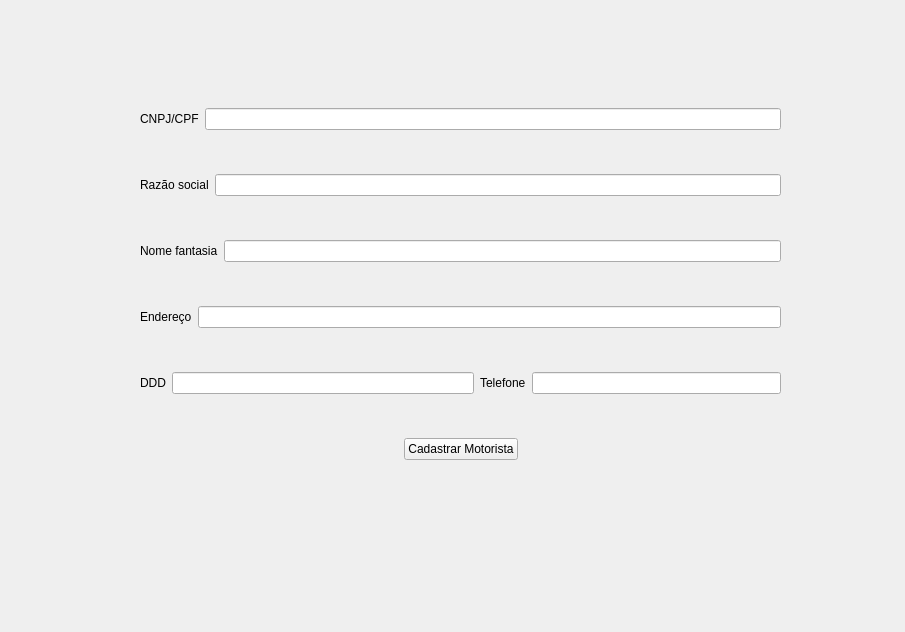
<?xml version="1.0" encoding="UTF-8"?>
<ui version="4.0">
 <class>editar_motorista</class>
 <widget class="QWidget" name="editar_motorista">
  <property name="geometry">
   <rect>
    <x>0</x>
    <y>0</y>
    <width>905</width>
    <height>632</height>
   </rect>
  </property>
  <property name="windowTitle">
   <string>Form</string>
  </property>
  <widget class="QWidget" name="verticalLayoutWidget_2">
   <property name="geometry">
    <rect>
     <x>140</x>
     <y>70</y>
     <width>641</width>
     <height>431</height>
    </rect>
   </property>
   <layout class="QVBoxLayout" name="verticalLayout">
    <item>
     <layout class="QHBoxLayout" name="horizontalLayout">
      <item>
       <widget class="QLabel" name="label_14">
        <property name="text">
         <string>CNPJ/CPF</string>
        </property>
       </widget>
      </item>
      <item>
       <widget class="QLineEdit" name="txt_cpf_motorista"/>
      </item>
     </layout>
    </item>
    <item>
     <layout class="QHBoxLayout" name="horizontalLayout_2">
      <item>
       <widget class="QLabel" name="label_17">
        <property name="text">
         <string>Razão social</string>
        </property>
       </widget>
      </item>
      <item>
       <widget class="QLineEdit" name="txt_razao_social"/>
      </item>
     </layout>
    </item>
    <item>
     <layout class="QHBoxLayout" name="horizontalLayout_16">
      <item>
       <widget class="QLabel" name="label_18">
        <property name="text">
         <string>Nome fantasia</string>
        </property>
       </widget>
      </item>
      <item>
       <widget class="QLineEdit" name="txt_nome_motorista"/>
      </item>
     </layout>
    </item>
    <item>
     <layout class="QHBoxLayout" name="horizontalLayout_20">
      <item>
       <widget class="QLabel" name="label_19">
        <property name="text">
         <string>Endereço</string>
        </property>
       </widget>
      </item>
      <item>
       <widget class="QLineEdit" name="txt_endereco"/>
      </item>
     </layout>
    </item>
    <item>
     <layout class="QHBoxLayout" name="horizontalLayout_21">
      <item>
       <layout class="QHBoxLayout" name="horizontalLayout_22">
        <item>
         <widget class="QLabel" name="label_20">
          <property name="text">
           <string>DDD</string>
          </property>
         </widget>
        </item>
        <item>
         <widget class="QLineEdit" name="txt_ddd"/>
        </item>
        <item>
         <layout class="QHBoxLayout" name="horizontalLayout_23">
          <item>
           <widget class="QLabel" name="label_21">
            <property name="text">
             <string>Telefone</string>
            </property>
           </widget>
          </item>
          <item>
           <widget class="QLineEdit" name="txt_telefone"/>
          </item>
         </layout>
        </item>
       </layout>
      </item>
     </layout>
    </item>
    <item>
     <layout class="QHBoxLayout" name="horizontalLayout_24">
      <item>
       <spacer name="horizontalSpacer">
        <property name="orientation">
         <enum>Qt::Horizontal</enum>
        </property>
        <property name="sizeHint" stdset="0">
         <size>
          <width>40</width>
          <height>20</height>
         </size>
        </property>
       </spacer>
      </item>
      <item>
       <widget class="QPushButton" name="cadastro_motorista">
        <property name="text">
         <string>Cadastrar Motorista</string>
        </property>
       </widget>
      </item>
      <item>
       <spacer name="horizontalSpacer_5">
        <property name="orientation">
         <enum>Qt::Horizontal</enum>
        </property>
        <property name="sizeHint" stdset="0">
         <size>
          <width>40</width>
          <height>20</height>
         </size>
        </property>
       </spacer>
      </item>
     </layout>
    </item>
   </layout>
  </widget>
 </widget>
 <resources/>
 <connections/>
</ui>
